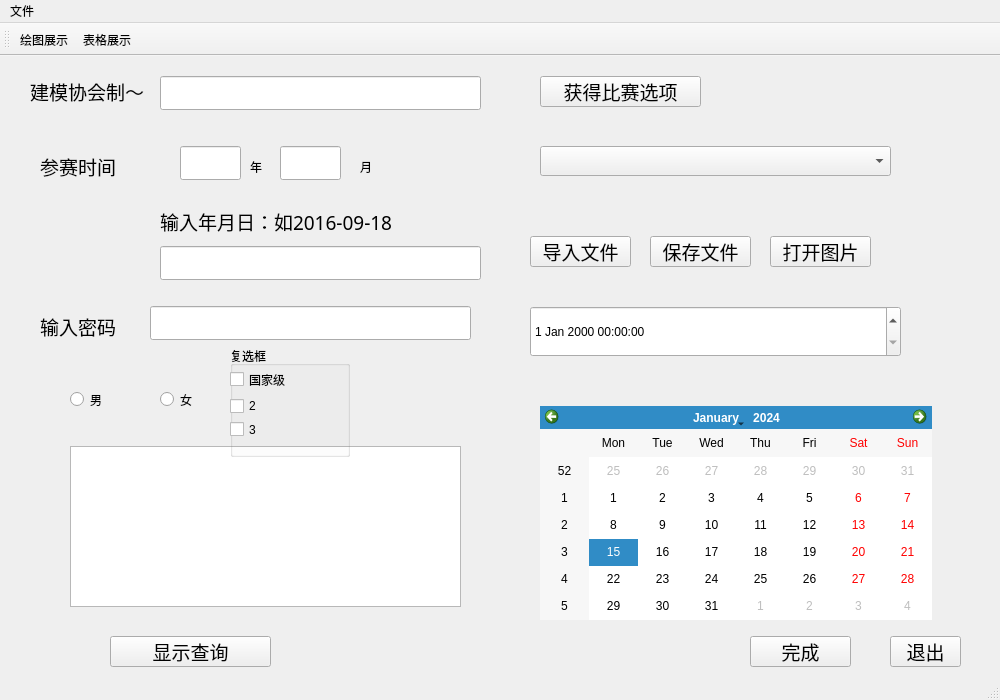
<?xml version="1.0" encoding="UTF-8"?>
<ui version="4.0">
 <class>MainWindow</class>
 <widget class="QMainWindow" name="MainWindow">
  <property name="geometry">
   <rect>
    <x>0</x>
    <y>0</y>
    <width>1000</width>
    <height>700</height>
   </rect>
  </property>
  <property name="windowTitle">
   <string>MainWindow</string>
  </property>
  <widget class="QWidget" name="centralwidget">
   <widget class="QPushButton" name="quit_btn">
    <property name="geometry">
     <rect>
      <x>890</x>
      <y>580</y>
      <width>71</width>
      <height>31</height>
     </rect>
    </property>
    <property name="sizePolicy">
     <sizepolicy hsizetype="Fixed" vsizetype="Fixed">
      <horstretch>0</horstretch>
      <verstretch>0</verstretch>
     </sizepolicy>
    </property>
    <property name="font">
     <font>
      <family>苹方</family>
      <pointsize>14</pointsize>
     </font>
    </property>
    <property name="text">
     <string>退出</string>
    </property>
   </widget>
   <widget class="QLabel" name="label">
    <property name="geometry">
     <rect>
      <x>30</x>
      <y>20</y>
      <width>191</width>
      <height>30</height>
     </rect>
    </property>
    <property name="sizePolicy">
     <sizepolicy hsizetype="Fixed" vsizetype="Fixed">
      <horstretch>0</horstretch>
      <verstretch>0</verstretch>
     </sizepolicy>
    </property>
    <property name="font">
     <font>
      <family>苹方</family>
      <pointsize>14</pointsize>
     </font>
    </property>
    <property name="text">
     <string>建模协会制～</string>
    </property>
   </widget>
   <widget class="QLineEdit" name="lineEdit">
    <property name="geometry">
     <rect>
      <x>160</x>
      <y>20</y>
      <width>321</width>
      <height>34</height>
     </rect>
    </property>
   </widget>
   <widget class="QLabel" name="label_2">
    <property name="geometry">
     <rect>
      <x>250</x>
      <y>100</y>
      <width>72</width>
      <height>22</height>
     </rect>
    </property>
    <property name="text">
     <string>年</string>
    </property>
   </widget>
   <widget class="QLabel" name="label_3">
    <property name="geometry">
     <rect>
      <x>360</x>
      <y>100</y>
      <width>72</width>
      <height>22</height>
     </rect>
    </property>
    <property name="text">
     <string>月</string>
    </property>
   </widget>
   <widget class="QLabel" name="label_4">
    <property name="geometry">
     <rect>
      <x>40</x>
      <y>90</y>
      <width>91</width>
      <height>40</height>
     </rect>
    </property>
    <property name="sizePolicy">
     <sizepolicy hsizetype="Fixed" vsizetype="Fixed">
      <horstretch>0</horstretch>
      <verstretch>0</verstretch>
     </sizepolicy>
    </property>
    <property name="font">
     <font>
      <family>苹方</family>
      <pointsize>14</pointsize>
     </font>
    </property>
    <property name="text">
     <string>参赛时间</string>
    </property>
   </widget>
   <widget class="QLineEdit" name="lineEdit_month">
    <property name="geometry">
     <rect>
      <x>280</x>
      <y>90</y>
      <width>61</width>
      <height>34</height>
     </rect>
    </property>
   </widget>
   <widget class="QLineEdit" name="lineEdit_year">
    <property name="geometry">
     <rect>
      <x>180</x>
      <y>90</y>
      <width>61</width>
      <height>34</height>
     </rect>
    </property>
   </widget>
   <widget class="QLineEdit" name="lineEdit_datemask">
    <property name="geometry">
     <rect>
      <x>160</x>
      <y>190</y>
      <width>321</width>
      <height>34</height>
     </rect>
    </property>
   </widget>
   <widget class="QLabel" name="label_5">
    <property name="geometry">
     <rect>
      <x>160</x>
      <y>150</y>
      <width>271</width>
      <height>30</height>
     </rect>
    </property>
    <property name="sizePolicy">
     <sizepolicy hsizetype="Fixed" vsizetype="Fixed">
      <horstretch>0</horstretch>
      <verstretch>0</verstretch>
     </sizepolicy>
    </property>
    <property name="font">
     <font>
      <family>苹方</family>
      <pointsize>14</pointsize>
     </font>
    </property>
    <property name="text">
     <string>输入年月日：如2016-09-18</string>
    </property>
   </widget>
   <widget class="QLineEdit" name="lineEdit_pwd">
    <property name="geometry">
     <rect>
      <x>150</x>
      <y>250</y>
      <width>321</width>
      <height>34</height>
     </rect>
    </property>
   </widget>
   <widget class="QLabel" name="label_6">
    <property name="geometry">
     <rect>
      <x>40</x>
      <y>250</y>
      <width>91</width>
      <height>40</height>
     </rect>
    </property>
    <property name="sizePolicy">
     <sizepolicy hsizetype="Fixed" vsizetype="Fixed">
      <horstretch>0</horstretch>
      <verstretch>0</verstretch>
     </sizepolicy>
    </property>
    <property name="font">
     <font>
      <family>苹方</family>
      <pointsize>14</pointsize>
     </font>
    </property>
    <property name="text">
     <string>输入密码</string>
    </property>
   </widget>
   <widget class="QTextEdit" name="textEdit">
    <property name="geometry">
     <rect>
      <x>70</x>
      <y>390</y>
      <width>391</width>
      <height>161</height>
     </rect>
    </property>
   </widget>
   <widget class="QPushButton" name="quit_btn_rstquery">
    <property name="geometry">
     <rect>
      <x>110</x>
      <y>580</y>
      <width>161</width>
      <height>31</height>
     </rect>
    </property>
    <property name="sizePolicy">
     <sizepolicy hsizetype="Fixed" vsizetype="Fixed">
      <horstretch>0</horstretch>
      <verstretch>0</verstretch>
     </sizepolicy>
    </property>
    <property name="font">
     <font>
      <family>苹方</family>
      <pointsize>14</pointsize>
     </font>
    </property>
    <property name="text">
     <string>显示查询</string>
    </property>
   </widget>
   <widget class="QRadioButton" name="radioButton">
    <property name="geometry">
     <rect>
      <x>70</x>
      <y>330</y>
      <width>51</width>
      <height>27</height>
     </rect>
    </property>
    <property name="text">
     <string>男</string>
    </property>
   </widget>
   <widget class="QRadioButton" name="radioButton_2">
    <property name="geometry">
     <rect>
      <x>160</x>
      <y>330</y>
      <width>51</width>
      <height>27</height>
     </rect>
    </property>
    <property name="text">
     <string>女</string>
    </property>
   </widget>
   <widget class="QGroupBox" name="groupBox">
    <property name="geometry">
     <rect>
      <x>230</x>
      <y>290</y>
      <width>120</width>
      <height>111</height>
     </rect>
    </property>
    <property name="title">
     <string>复选框</string>
    </property>
    <widget class="QCheckBox" name="checkBox_3">
     <property name="geometry">
      <rect>
       <x>0</x>
       <y>70</y>
       <width>105</width>
       <height>27</height>
      </rect>
     </property>
     <property name="text">
      <string>3</string>
     </property>
    </widget>
    <widget class="QCheckBox" name="checkBox_1">
     <property name="geometry">
      <rect>
       <x>0</x>
       <y>20</y>
       <width>105</width>
       <height>27</height>
      </rect>
     </property>
     <property name="text">
      <string>国家级</string>
     </property>
    </widget>
    <widget class="QCheckBox" name="checkBox_2">
     <property name="geometry">
      <rect>
       <x>0</x>
       <y>40</y>
       <width>105</width>
       <height>40</height>
      </rect>
     </property>
     <property name="text">
      <string>2</string>
     </property>
    </widget>
   </widget>
   <widget class="QComboBox" name="comboBox">
    <property name="geometry">
     <rect>
      <x>540</x>
      <y>90</y>
      <width>351</width>
      <height>30</height>
     </rect>
    </property>
   </widget>
   <widget class="QLabel" name="label_7">
    <property name="geometry">
     <rect>
      <x>540</x>
      <y>60</y>
      <width>351</width>
      <height>22</height>
     </rect>
    </property>
    <property name="text">
     <string/>
    </property>
   </widget>
   <widget class="QSlider" name="horizontalSlider">
    <property name="geometry">
     <rect>
      <x>30</x>
      <y>610</y>
      <width>891</width>
      <height>51</height>
     </rect>
    </property>
    <property name="orientation">
     <enum>Qt::Horizontal</enum>
    </property>
   </widget>
   <widget class="QPushButton" name="quit_btn_rstquery_2">
    <property name="geometry">
     <rect>
      <x>750</x>
      <y>580</y>
      <width>101</width>
      <height>31</height>
     </rect>
    </property>
    <property name="sizePolicy">
     <sizepolicy hsizetype="Fixed" vsizetype="Fixed">
      <horstretch>0</horstretch>
      <verstretch>0</verstretch>
     </sizepolicy>
    </property>
    <property name="font">
     <font>
      <family>苹方</family>
      <pointsize>14</pointsize>
     </font>
    </property>
    <property name="text">
     <string>完成</string>
    </property>
   </widget>
   <widget class="QPushButton" name="quit_btn_rstquery_3">
    <property name="geometry">
     <rect>
      <x>540</x>
      <y>20</y>
      <width>161</width>
      <height>31</height>
     </rect>
    </property>
    <property name="sizePolicy">
     <sizepolicy hsizetype="Fixed" vsizetype="Fixed">
      <horstretch>0</horstretch>
      <verstretch>0</verstretch>
     </sizepolicy>
    </property>
    <property name="font">
     <font>
      <family>苹方</family>
      <pointsize>14</pointsize>
     </font>
    </property>
    <property name="text">
     <string>获得比赛选项</string>
    </property>
   </widget>
   <widget class="QPushButton" name="quit_btn_rstquery_4">
    <property name="geometry">
     <rect>
      <x>530</x>
      <y>180</y>
      <width>101</width>
      <height>31</height>
     </rect>
    </property>
    <property name="sizePolicy">
     <sizepolicy hsizetype="Fixed" vsizetype="Fixed">
      <horstretch>0</horstretch>
      <verstretch>0</verstretch>
     </sizepolicy>
    </property>
    <property name="font">
     <font>
      <family>苹方</family>
      <pointsize>14</pointsize>
     </font>
    </property>
    <property name="text">
     <string>导入文件</string>
    </property>
   </widget>
   <widget class="QPushButton" name="quit_btn_rstquery_5">
    <property name="geometry">
     <rect>
      <x>770</x>
      <y>180</y>
      <width>101</width>
      <height>31</height>
     </rect>
    </property>
    <property name="sizePolicy">
     <sizepolicy hsizetype="Fixed" vsizetype="Fixed">
      <horstretch>0</horstretch>
      <verstretch>0</verstretch>
     </sizepolicy>
    </property>
    <property name="font">
     <font>
      <family>苹方</family>
      <pointsize>14</pointsize>
     </font>
    </property>
    <property name="text">
     <string>打开图片</string>
    </property>
   </widget>
   <widget class="QLabel" name="label_8">
    <property name="geometry">
     <rect>
      <x>530</x>
      <y>130</y>
      <width>381</width>
      <height>41</height>
     </rect>
    </property>
    <property name="text">
     <string/>
    </property>
   </widget>
   <widget class="QPushButton" name="quit_btn_rstquery_6">
    <property name="geometry">
     <rect>
      <x>650</x>
      <y>180</y>
      <width>101</width>
      <height>31</height>
     </rect>
    </property>
    <property name="sizePolicy">
     <sizepolicy hsizetype="Fixed" vsizetype="Fixed">
      <horstretch>0</horstretch>
      <verstretch>0</verstretch>
     </sizepolicy>
    </property>
    <property name="font">
     <font>
      <family>苹方</family>
      <pointsize>14</pointsize>
     </font>
    </property>
    <property name="text">
     <string>保存文件</string>
    </property>
   </widget>
   <widget class="QCalendarWidget" name="calendarWidget">
    <property name="geometry">
     <rect>
      <x>540</x>
      <y>350</y>
      <width>392</width>
      <height>214</height>
     </rect>
    </property>
   </widget>
   <widget class="QDateTimeEdit" name="dateTimeEdit">
    <property name="geometry">
     <rect>
      <x>530</x>
      <y>250</y>
      <width>371</width>
      <height>51</height>
     </rect>
    </property>
   </widget>
  </widget>
  <widget class="QMenuBar" name="menubar">
   <property name="geometry">
    <rect>
     <x>0</x>
     <y>0</y>
     <width>1000</width>
     <height>28</height>
    </rect>
   </property>
   <widget class="QMenu" name="menuAsd">
    <property name="title">
     <string>文件</string>
    </property>
    <addaction name="separator"/>
    <addaction name="separator"/>
    <addaction name="actionA"/>
    <addaction name="actionB"/>
   </widget>
   <addaction name="menuAsd"/>
  </widget>
  <widget class="QStatusBar" name="statusbar"/>
  <widget class="QToolBar" name="toolBar">
   <property name="windowTitle">
    <string>toolBar</string>
   </property>
   <attribute name="toolBarArea">
    <enum>TopToolBarArea</enum>
   </attribute>
   <attribute name="toolBarBreak">
    <bool>false</bool>
   </attribute>
   <addaction name="action_showpic"/>
   <addaction name="action_showtab"/>
  </widget>
  <action name="actionA">
   <property name="text">
    <string>导入文件</string>
   </property>
  </action>
  <action name="actionB">
   <property name="text">
    <string>导出文件</string>
   </property>
  </action>
  <action name="action_showpic">
   <property name="text">
    <string>绘图展示</string>
   </property>
   <property name="toolTip">
    <string>绘图展示</string>
   </property>
  </action>
  <action name="action_showtab">
   <property name="text">
    <string>表格展示</string>
   </property>
   <property name="toolTip">
    <string>表格展示</string>
   </property>
  </action>
 </widget>
 <resources/>
 <connections/>
</ui>
